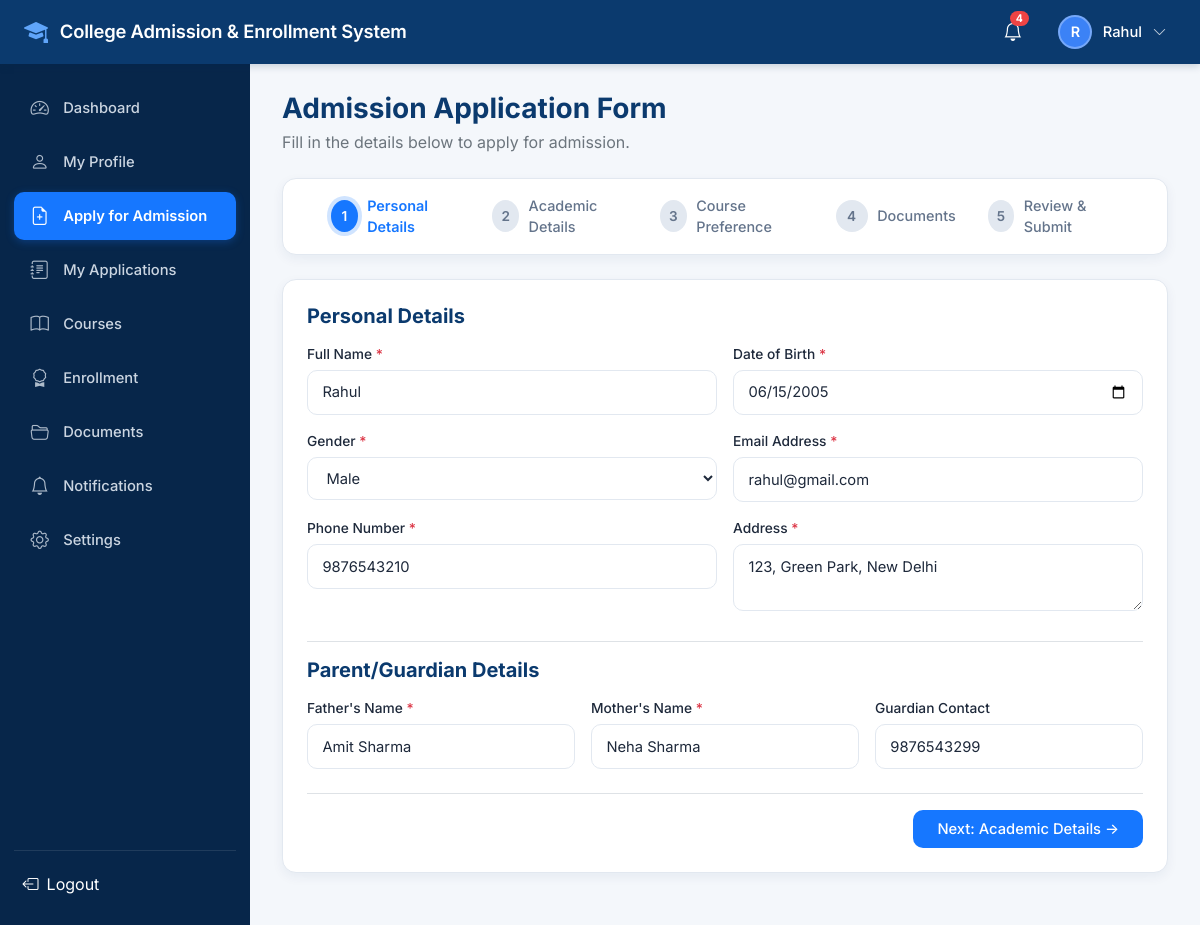
The page /admissions/apply/ (signed in) on the database its author committed.
### accounts/models.py (models this page shows, shortened)
class User(AbstractUser):
    ROLE_CHOICES = (
        ('ADMIN', 'Admin'),
        ('STUDENT', 'Student'),
    )
    role = models.CharField(max_length=20, choices=ROLE_CHOICES, default='STUDENT')
    email = models.EmailField(unique=True)
    phone_number = models.CharField(max_length=20, blank=True, null=True)
    profile_picture = models.ImageField(upload_to='profiles/', blank=True, null=True)
    created_at = models.DateTimeField(auto_now_add=True)
    updated_at = models.DateTimeField(auto_now=True)
    USERNAME_FIELD = 'email'
    REQUIRED_FIELDS = ['username', 'first_name', 'last_name']
    @property
    def is_student(self):
        return self.role == 'STUDENT'
    @property
    def is_admin_user(self):
        return self.role == 'ADMIN' or self.is_staff or self.is_superuser
    @property
    def full_name(self):
        name = f"{self.first_name} {self.last_name}".strip()
        return name if name else self.username

### students/models.py (models this page shows, shortened)
class StudentProfile(models.Model):
    GENDER_CHOICES = (
        ('Male', 'Male'),
        ('Female', 'Female'),
        ('Other', 'Other'),
    )
    user = models.OneToOneField(
        settings.AUTH_USER_MODEL,
        on_delete=models.CASCADE,
        related_name='student_profile'
    )
    student_id = models.CharField(max_length=30, unique=True, blank=True)
    date_of_birth = models.DateField(null=True, blank=True)
    gender = models.CharField(max_length=20, choices=GENDER_CHOICES, blank=True)
    address = models.TextField(blank=True)
    city = models.CharField(max_length=100, blank=True)
    state = models.CharField(max_length=100, blank=True)
    pincode = models.CharField(max_length=20, blank=True)
    father_name = models.CharField(max_length=150, blank=True)
    mother_name = models.CharField(max_length=150, blank=True)
    guardian_contact = models.CharField(max_length=20, blank=True)
    previous_institution = models.CharField(max_length=255, blank=True)
    qualification = models.CharField(max_length=150, blank=True)
    board_university = models.CharField(max_length=150, blank=True)
    passing_year = models.PositiveIntegerField(null=True, blank=True)
    percentage_cgpa = models.DecimalField(max_digits=5, decimal_places=2, null=True, blank=True)
    created_at = models.DateTimeField(auto_now_add=True)
    updated_at = models.DateTimeField(auto_now=True)

### admissions/views.py (the view, shortened to what this page needs)
# urls.py: path('apply/', views.apply_wizard, name='apply'),
@student_required
def apply_wizard(request):
    student = request.user
    profile, _ = StudentProfile.objects.get_or_create(user=student)
    draft_app_id = request.session.get('draft_app_id')
    draft_app = None
    if draft_app_id:
        draft_app = AdmissionApplication.objects.filter(id=draft_app_id, student=student, status='Draft').first()
    step = int(request.GET.get('step', draft_app.current_step if draft_app else 1))
    if step < 1 or step > 5:
        step = 1
    courses = Course.objects.filter(status='Active')
    if not draft_app:
        initial_data = {
            'full_name': student.full_name,
            'email': student.email,
            'phone_number': student.phone_number or '',
            'date_of_birth': profile.date_of_birth,
            'gender': profile.gender,
            'address': profile.address,
            'father_name': profile.father_name,
            'mother_name': profile.mother_name,
            'guardian_contact': profile.guardian_contact,
        }
    else:
        initial_data = None
    step1_form = ApplicationStep1Form(instance=draft_app, initial=initial_data)
    step2_form = ApplicationStep2Form(instance=draft_app)
    step3_form = ApplicationStep3Form(instance=draft_app)
    uploaded_docs = Document.objects.filter(application=draft_app) if draft_app else []
    return render(request, 'admissions/application_form.html', {
        'step': step,
        'draft_app': draft_app,
        'step1_form': step1_form,
        'step2_form': step2_form,
        'step3_form': step3_form,
        'courses': courses,
        'uploaded_docs': uploaded_docs,
    })

### admissions/forms.py
class ApplicationStep2Form(forms.ModelForm):
    class Meta:
        model = AdmissionApplication
        fields = [
            'previous_institution', 'qualification', 'board_university',
            'passing_year', 'percentage_cgpa'
        ]
        widgets = {
            'previous_institution': forms.TextInput(attrs={'class': 'form-control-custom', 'placeholder': 'Previous School / College'}),
            'qualification': forms.TextInput(attrs={'class': 'form-control-custom', 'placeholder': 'e.g. 12th Standard / Diploma'}),
            'board_university': forms.TextInput(attrs={'class': 'form-control-custom', 'placeholder': 'e.g. CBSE / State Board'}),
            'passing_year': forms.NumberInput(attrs={'class': 'form-control-custom', 'placeholder': 'Passing Year e.g. 2024'}),
            'percentage_cgpa': forms.NumberInput(attrs={'class': 'form-control-custom', 'step': '0.01', 'placeholder': 'Percentage / CGPA'}),
        }

### notifications/context_processors.py (called while the page is built)
def notification_context(request):
    if request.user.is_authenticated:
        unread_count = Notification.objects.filter(recipient=request.user, is_read=False).count()
        recent_notifications = Notification.objects.filter(recipient=request.user)[:5]
        return {
            'unread_notifications_count': unread_count,
            'recent_notifications': recent_notifications,
        }
    return {
        'unread_notifications_count': 0,
        'recent_notifications': [],
    }

### templates/admissions/application_form.html (shortened to what this page needs)
{% extends 'base.html' %}
{% load static %}
{% block content %}
<div class="mb-4">
  <h3 class="fw-bold mb-1" style="color: #0B3A6E;">Admission Application Form</h3>
  <p class="text-secondary mb-0">Fill in the details below to apply for admission.</p>
</div>
<div class="card-custom py-3 px-2 px-md-4 mb-4">
  <div class="stepper-nav mb-0">
    <div class="stepper-step {% if step == 1 %}active{% elif step > 1 %}completed{% endif %}">
      <div class="stepper-circle">{% if step > 1 %}<i class="bi bi-check-lg"></i>{% else %}1{% endif %}</div>
      <span class="stepper-label d-none d-sm-inline">Personal Details</span>
    </div>
    <div class="stepper-step {% if step == 2 %}active{% elif step > 2 %}completed{% endif %}">
      <div class="stepper-circle">{% if step > 2 %}<i class="bi bi-check-lg"></i>{% else %}2{% endif %}</div>
      <span class="stepper-label d-none d-sm-inline">Academic Details</span>
    </div>
    <div class="stepper-step {% if step == 3 %}active{% elif step > 3 %}completed{% endif %}">
      <div class="stepper-circle">{% if step > 3 %}<i class="bi bi-check-lg"></i>{% else %}3{% endif %}</div>
      <span class="stepper-label d-none d-sm-inline">Course Preference</span>
    </div>
    <div class="stepper-step {% if step == 4 %}active{% elif step > 4 %}completed{% endif %}">
      <div class="stepper-circle">{% if step > 4 %}<i class="bi bi-check-lg"></i>{% else %}4{% endif %}</div>
      <span class="stepper-label d-none d-sm-inline">Documents</span>
    </div>
    <div class="stepper-step {% if step == 5 %}active{% endif %}">
      <div class="stepper-circle">5</div>
      <span class="stepper-label d-none d-sm-inline">Review & Submit</span>
    </div>
  </div>
</div>
<div class="card-custom">
  <form method="post" enctype="multipart/form-data" novalidate>
    {% if step == 1 %}
      <h5 class="fw-bold mb-3" style="color: #0B3A6E;">Personal Details</h5>
      <div class="row g-3 mb-3">
        <div class="col-md-6">
          <label class="form-label-custom">Full Name <span class="text-danger">*</span></label>
          {{ step1_form.full_name }}
        </div>
        <div class="col-md-6">
          <label class="form-label-custom">Date of Birth <span class="text-danger">*</span></label>
          {{ step1_form.date_of_birth }}
        </div>
      </div>
      <div class="row g-3 mb-3">
        <div class="col-md-6">
          <label class="form-label-custom">Gender <span class="text-danger">*</span></label>
          {{ step1_form.gender }}
        </div>
        <div class="col-md-6">
          <label class="form-label-custom">Email Address <span class="text-danger">*</span></label>
          {{ step1_form.email }}
        </div>
      </div>
      <div class="row g-3 mb-4">
        <div class="col-md-6">
          <label class="form-label-custom">Phone Number <span class="text-danger">*</span></label>
          {{ step1_form.phone_number }}
        </div>
        <div class="col-md-6">
          <label class="form-label-custom">Address <span class="text-danger">*</span></label>
          {{ step1_form.address }}
        </div>
      </div>
      <h5 class="fw-bold mb-3 pt-3 border-top" style="color: #0B3A6E;">Parent/Guardian Details</h5>
      <div class="row g-3 mb-4">
        <div class="col-md-4">
          <label class="form-label-custom">Father's Name <span class="text-danger">*</span></label>
          {{ step1_form.father_name }}
        </div>
        <div class="col-md-4">
          <label class="form-label-custom">Mother's Name <span class="text-danger">*</span></label>
          {{ step1_form.mother_name }}
        </div>
        <div class="col-md-4">
          <label class="form-label-custom">Guardian Contact</label>
          {{ step1_form.guardian_contact }}
        </div>
      </div>
      <div class="text-end pt-3 border-top">
        <button type="submit" class="btn btn-primary-custom px-4 py-2">
          Next: Academic Details &rarr;
        </button>
      </div>
    {% endif %}
  </form>
</div>
{% endblock %}

### templates/base.html (shortened to what this page needs)
{% load static %}
<!DOCTYPE html>
<html lang="en">
<head>
  <link href="https://cdn.jsdelivr.net/npm/bootstrap@5.3.3/dist/css/bootstrap.min.css" rel="stylesheet">
  <link rel="stylesheet" href="https://cdn.jsdelivr.net/npm/bootstrap-icons@1.11.3/font/bootstrap-icons.min.css">
  <link rel="stylesheet" href="{% static 'css/style.css' %}">
</head>
<body>
  <header class="portal-header">
    <div class="d-flex align-items-center gap-3">
      <a href="{% if user.is_authenticated %}{% if user.is_admin_user %}{% url 'accounts:admin_dashboard' %}{% else %}{% url 'students:dashboard' %}{% endif %}{% else %}{% url 'accounts:home' %}{% endif %}" class="portal-brand text-decoration-none">
        <i class="bi bi-mortarboard-fill"></i>
        <span>College Admission & Enrollment System</span>
      </a>
    </div>
    <div class="portal-header-right">
      {% if user.is_authenticated %}
        <div class="dropdown">
          <button class="notification-bell-btn" id="notifDropdown" data-bs-toggle="dropdown" aria-expanded="false" title="Notifications">
            <i class="bi bi-bell"></i>
            {% if unread_notifications_count > 0 %}
              <span class="notification-badge">{{ unread_notifications_count }}</span>
            {% endif %}
          </button>
        </div>
        <div class="dropdown">
          <button class="header-user-btn" id="userMenuDropdown" data-bs-toggle="dropdown" aria-expanded="false">
            <div class="header-avatar">
              {% if user.profile_picture %}
                <img src="{{ user.profile_picture.url }}" alt="{{ user.full_name }}" class="w-100 h-100 rounded-circle">
              {% else %}
                {{ user.first_name|first|default:user.username|first|upper }}
              {% endif %}
            </div>
            <span class="header-user-name d-none d-sm-inline">{{ user.full_name|default:user.username }}</span>
            <i class="bi bi-chevron-down small opacity-75"></i>
          </button>
        </div>
      {% endif %}
    </div>
  </header>
  {% if user.is_authenticated %}
    <div class="portal-layout">
      <aside class="portal-sidebar">
        <ul class="sidebar-menu">
          {% if user.is_student %}
            <li class="sidebar-item {% if request.resolver_match.view_name == 'students:dashboard' %}active{% endif %}">
              <a href="{% url 'students:dashboard' %}"><i class="bi bi-speedometer2"></i> Dashboard</a>
            </li>
            <li class="sidebar-item {% if request.resolver_match.view_name == 'students:profile' %}active{% endif %}">
              <a href="{% url 'students:profile' %}"><i class="bi bi-person"></i> My Profile</a>
            </li>
            <li class="sidebar-item {% if request.resolver_match.view_name == 'admissions:apply' %}active{% endif %}">
              <a href="{% url 'admissions:apply' %}"><i class="bi bi-file-earmark-plus"></i> Apply for Admission</a>
            </li>
            <li class="sidebar-item {% if 'my_applications' in request.resolver_match.view_name or 'application_detail' in request.resolver_match.view_name %}active{% endif %}">
              <a href="{% url 'admissions:my_applications' %}"><i class="bi bi-journal-text"></i> My Applications</a>
            </li>
            <li class="sidebar-item {% if 'courses' in request.resolver_match.app_name and not user.is_admin_user %}active{% endif %}">
              <a href="{% url 'courses:list' %}"><i class="bi bi-book"></i> Courses</a>
            </li>
            <li class="sidebar-item {% if 'enrollments' in request.resolver_match.app_name %}active{% endif %}">
              <a href="{% url 'enrollments:my_enrollments' %}"><i class="bi bi-award"></i> Enrollment</a>
            </li>
            <li class="sidebar-item {% if 'documents' in request.resolver_match.app_name %}active{% endif %}">
              <a href="{% url 'documents:list' %}"><i class="bi bi-folder2-open"></i> Documents</a>
            </li>
            <li class="sidebar-item {% if 'notifications' in request.resolver_match.app_name %}active{% endif %}">
              <a href="{% url 'notifications:list' %}"><i class="bi bi-bell"></i> Notifications</a>
            </li>
            <li class="sidebar-item {% if request.resolver_match.view_name == 'accounts:settings' %}active{% endif %}">
              <a href="{% url 'accounts:settings' %}"><i class="bi bi-gear"></i> Settings</a>
            </li>
          {% endif %}
        </ul>
        <div class="sidebar-footer">
          <form action="{% url 'accounts:logout' %}" method="post">
            <button type="submit" class="btn btn-link text-white text-decoration-none w-100 text-start p-2 d-flex align-items-center gap-2 rounded hover-bg">
              <i class="bi bi-box-arrow-left"></i> Logout
            </button>
          </form>
        </div>
      </aside>
      <main class="portal-content">
        {% block content %}{% endblock %}
      </main>
    </div>
  {% else %}
    <main class="flex-grow-1">
      {% block public_content %}{% endblock %}
    </main>
  {% endif %}
</body>
</html>

### rows shown on the page
User: first_name|first "R", full_name "Rahul", email "rahul@gmail.com", phone_number "9876543210"
StudentProfile: date_of_birth "06/15/2005", gender "Male", address "123, Green Park, New Delhi", father_name "Amit Sharma", mother_name "Neha Sharma", guardian_contact "9876543299"

### other values the page prints
{{ unread_notifications_count }} "4"
